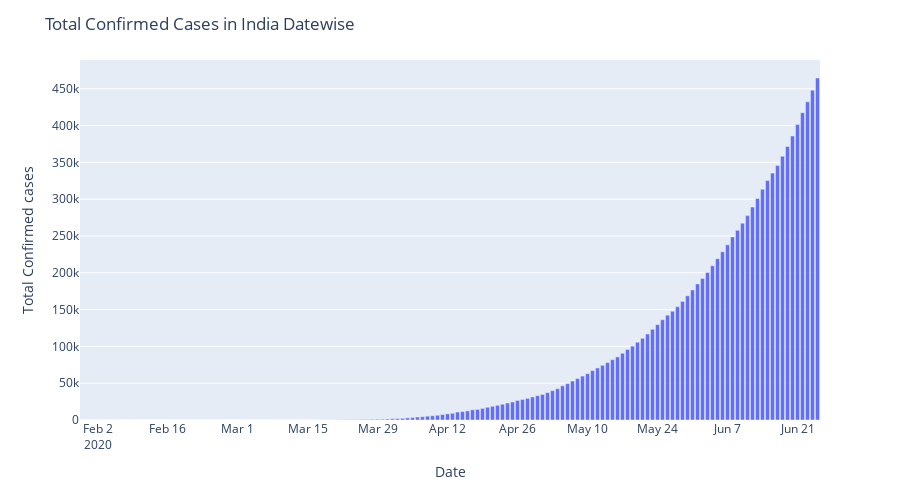

The cell this chart's notebook holds for it:
### Code cell
#Total Cases in India Datewise
corona_data = df_complete.groupby(['Date'])['Total Confirmed cases'].sum().reset_index().sort_values('Total Confirmed cases',ascending = True)

fig = px.bar(corona_data, y='Total Confirmed cases', x='Date',hover_data =['Total Confirmed cases'], height=500) #bar chart using plotly
fig.update_layout(
    title='Total Confirmed Cases in India Datewise')
fig.show()

### Figure 1 — Plotly figure (JSON) as saved in the notebook; plotly's stock layout.template omitted (floating-point values rounded to 4 significant figures; data arrays with more than 128 entries replaced by an {"elided": "..."} marker saying what was removed)
{"data": [{"alignmentgroup": "True", "customdata": {"elided": "148x1 int values"}, "hovertemplate": "Date=%{x}<br>Total Confirmed cases=%{customdata[0]}<extra></extra>", "legendgroup": "", "marker": {"color": "#636efa"}, "name": "", "offsetgroup": "", "orientation": "v", "showlegend": false, "textposition": "auto", "type": "bar", "x": {"elided": "148 str values"}, "xaxis": "x", "y": {"elided": "148 int values"}, "yaxis": "y"}], "layout": {"barmode": "relative", "height": 500, "legend": {"tracegroupgap": 0}, "margin": {"t": 60}, "title": {"text": "Total Confirmed Cases in India Datewise"}, "xaxis": {"anchor": "y", "domain": [0, 1], "title": {"text": "Date"}}, "yaxis": {"anchor": "x", "domain": [0, 1], "title": {"text": "Total Confirmed cases"}}}}
